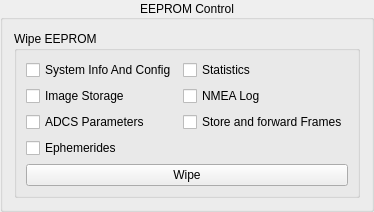
             <widget class="QGroupBox" name="groupBox_22">
              <property name="title">
               <string>EEPROM Control</string>
              </property>
              <property name="alignment">
               <set>Qt::AlignCenter</set>
              </property>
              <layout class="QGridLayout" name="gridLayout_41">
               <item row="0" column="0">
                <widget class="QGroupBox" name="groupBox_5">
                 <property name="title">
                  <string>Wipe EEPROM</string>
                 </property>
                 <property name="flat">
                  <bool>true</bool>
                 </property>
                 <layout class="QGridLayout" name="gridLayout_12">
                  <item row="0" column="1">
                   <widget class="QCheckBox" name="EEPROM_Control_Wipe_Statistics_CheckBox">
                    <property name="text">
                     <string>Statistics</string>
                    </property>
                   </widget>
                  </item>
                  <item row="2" column="1">
                   <widget class="QCheckBox" name="EEPROM_Control_Wipe_StoreAndForwardFrames_CheckBox">
                    <property name="text">
                     <string>Store and forward Frames</string>
                    </property>
                   </widget>
                  </item>
                  <item row="1" column="1">
                   <widget class="QCheckBox" name="EEPROM_Control_Wipe_NMEALOG_CheckBox">
                    <property name="text">
                     <string>NMEA Log</string>
                    </property>
                   </widget>
                  </item>
                  <item row="1" column="0">
                   <widget class="QCheckBox" name="EEPROM_Control_Wipe_ImageStorage_CheckBox">
                    <property name="text">
                     <string>Image Storage</string>
                    </property>
                   </widget>
                  </item>
                  <item row="0" column="0">
                   <widget class="QCheckBox" name="EEPROM_Control_Wipe_SystemInfoAndConfig_CheckBox">
                    <property name="text">
                     <string>System Info And Config</string>
                    </property>
                   </widget>
                  </item>
                  <item row="4" column="0" colspan="2">
                   <widget class="QPushButton" name="EEPROM_Control_Wipe_Button">
                    <property name="text">
                     <string>Wipe</string>
                    </property>
                   </widget>
                  </item>
                  <item row="2" column="0">
                   <widget class="QCheckBox" name="EEPROM_Control_Wipe_ADCS_CheckBox">
                    <property name="text">
                     <string>ADCS Parameters</string>
                    </property>
                   </widget>
                  </item>
                  <item row="3" column="0">
                   <widget class="QCheckBox" name="EEPROM_Control_Wipe_Ephemerides_CheckBox">
                    <property name="text">
                     <string>Ephemerides</string>
                    </property>
                   </widget>
                  </item>
                 </layout>
                </widget>
               </item>
              </layout>
             </widget>
